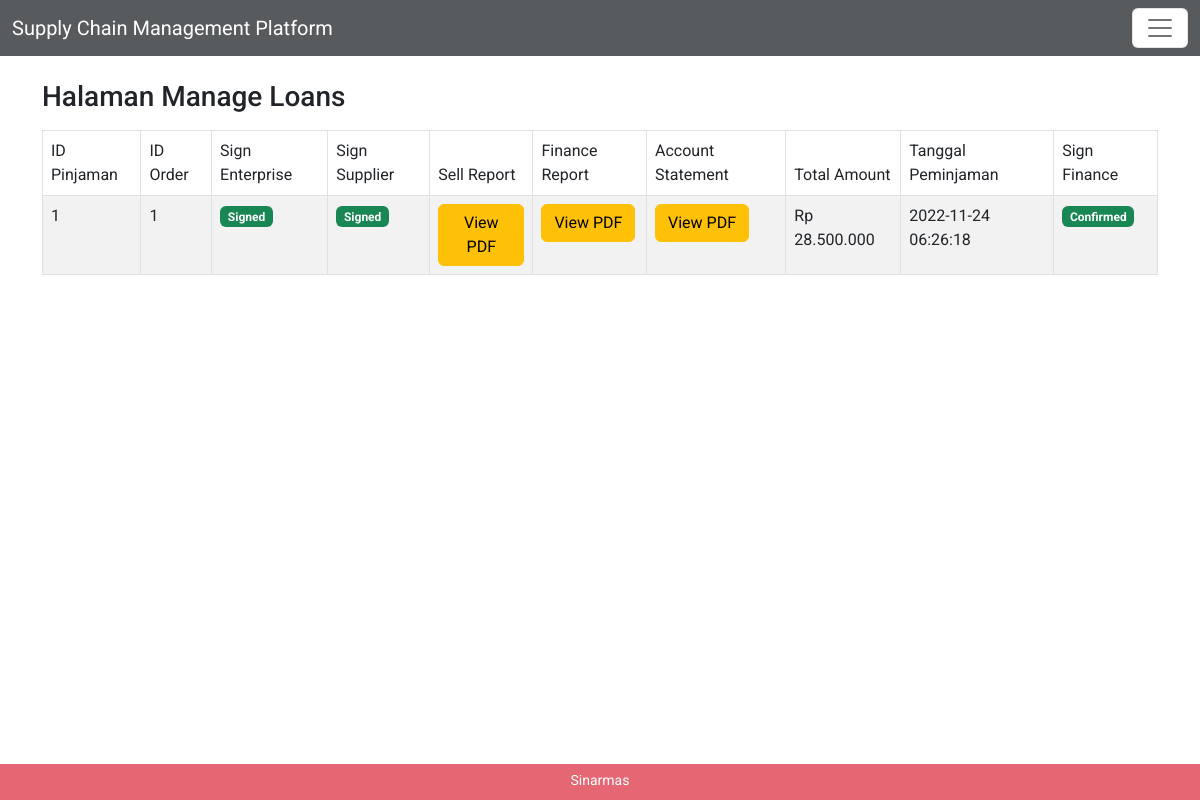
Page /finance on the earlier database version.
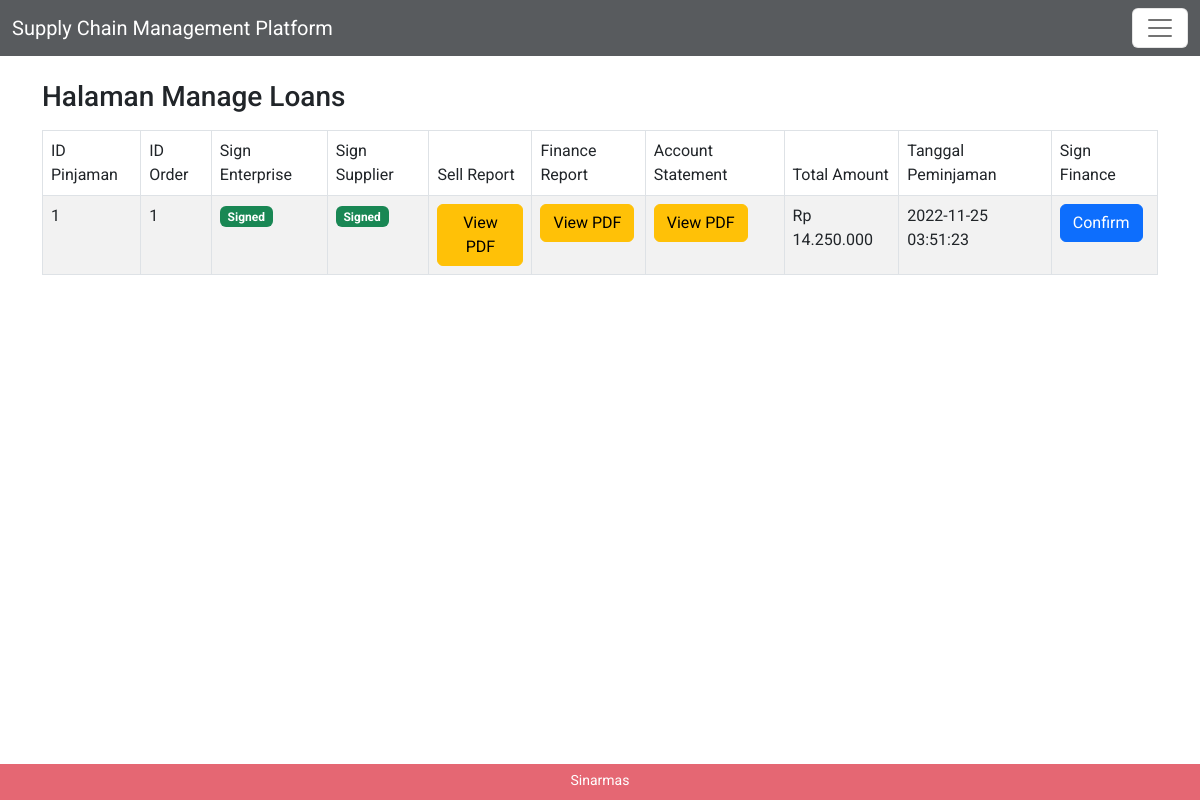
Same page on the later database version.
### app.py (models this page shows, shortened)
class ApplyLoan(db.Model):
    id = db.Column(db.Integer, primary_key=True)
    sell_report_path = db.Column(db.String(100))
    finance_report_path = db.Column(db.String(100))
    account_statement_path = db.Column(db.String(100))
    sign_finance = db.Column(db.String(100))
    created_at = db.Column(db.DateTime, server_default=db.func.now())
    updated_at = db.Column(db.DateTime, server_default=db.func.now(), server_onupdate=db.func.now())
    order = db.relationship('Order',backref='apply_loan',uselist=False,lazy=True,cascade=None)
    pay_installment = db.relationship('PayInstallment',backref='apply_loan')

class Order(db.Model):
    id = db.Column(db.Integer, primary_key=True)
    enterprise_id = db.Column(db.Integer,db.ForeignKey('enterprise.id'))
    item_id = db.Column(db.Integer,db.ForeignKey('item.id'))
    supplier_id = db.Column(db.Integer,db.ForeignKey('supplier.id'))
    applyloan_id = db.Column(db.Integer,db.ForeignKey('apply_loan.id'))
    item_count = db.Column(db.Integer)
    payment_type_id = db.Column(db.Integer,db.ForeignKey('payment_type.id'))
    sign_supplier = db.Column(db.String(100))
    sign_enterprise = db.Column(db.String(100))
    upload_voucher = db.Column(db.String(100))
    total_discount = db.Column(db.Integer)
    total_price = db.Column(db.Integer)
    created_at = db.Column(db.DateTime, default=datetime.now)
    updated_at = db.Column(db.DateTime, default=datetime.now, onupdate=datetime.now)

### app.py (the view)
@app.route('/finance')
def index_finance():
    url = urlparse(request.referrer)
    if url.path == '/enterprise' or url.path == '/supplier':
        return render_template("common/failed.html")
    data = ApplyLoan.query.all()
    return render_template('finance/index.html',
        loans = data
    )

### templates/finance/index.html (shortened to what this page needs)
{% extends "layout.html" %} {% block body %}
<div class="container">
  <div class="row">
    <h3 class="mb-3">Halaman Manage Loans</h3>
    <div class="col-md-12">
      <div class="table-responsive">
        <table class="table table-striped table-bordered" id="finance_scf_datatable" style="width: 100%">
          <thead>
            <tr>
              <td>ID Pinjaman</td>
              <td>ID Order</td>
              <td>Sign Enterprise</td>
              <td>Sign Supplier</td>
              <td>Sell Report</td>
              <td>Finance Report</td>
              <td>Account Statement</td>
              <td>Total Amount</td>
              <td>Tanggal Peminjaman</td>
              <td>Sign Finance</td>
            </tr>
          </thead>
          <tbody>
            {% for l in loans %}
            <tr>
              <td>{{l.id}}</td>
              <td>{{l.order.id}}</td>
              <td>
                {%if l.order.sign_enterprise != None %}
                <span class="badge bg-success">Signed</span>
                {%else%}
                <span class="badge bg-danger">Not Sign</span>
                {%endif%}
              </td>
              <td>
                {%if l.order.sign_supplier != None %}
                <span class="badge bg-success">Signed</span>
                {%else%}
                <span class="badge bg-danger">Not Sign</span>
                {%endif%}
              </td>
              <td>
                <a href="{{ l.sell_report_path }}" target="_blank">
                  <button class="btn btn-warning">
                    View PDF
                  </button>
                </a>
              </td>
              <td>
                <a href="{{ l.finance_report_path }}" target="_blank">
                  <button class="btn btn-warning">
                    View PDF
                  </button>
                </a>
              </td>
              <td>
                <a href="{{ l.account_statement_path }}" target="_blank">
                  <button class="btn btn-warning">
                    View PDF
                  </button>
                </a>
              </td>
              <td>
                {%if  l.order.total_price != None %}
                Rp {{ '{:,}'.format(l.order.total_price).replace(',','.') }}
                {%else%}
                0
                {%endif%}
              </td>
              <td>{{l.created_at}}</td>
              {% if l.order.sign_enterprise == None and l.order.sign_supplier == None %}
              <td><span class="badge bg-danger">Not Available</span></td>
              {% elif l.sign_finance == None and l.order.sign_enterprise != None and l.order.sign_supplier != None %}
              <td>
                <a data-bs-toggle="modal" data-bs-target="#confirmationSignFinanceModal"
                  data-url="{{url_for('confirm_loan_by_finance', loan_id=l.id)}}">
                  <button class="btn btn-primary" id="submit" data-id="{{l.id}}">
                    Confirm
                  </button>
                </a>
              </td>
              {%else%}
              <td><span class="badge bg-success">Confirmed</span></td>
              {%endif%}
            </tr>
            {% endfor %}
          </tbody>
        </table>
      </div>
    </div>
  </div>
</div>
{% endblock %}

### templates/layout.html (shortened to what this page needs)
<!DOCTYPE html>
<html lang="en">
<head>
  <link rel="stylesheet" href="{{url_for('static', filename='vendor/bootstrap-5.2.2/css/bootstrap.min.css')}}">
  <link rel="stylesheet" href="{{url_for('static', filename='vendor/datatables/datatables.min.css')}}">
  <link rel="stylesheet" href="{{url_for('static', filename='css/custom.css')}}">
</head>
<body class="m-0 p-0">
  <nav class="navbar bg-dark bg-opacity-75 sticky-top">
    <div class="container-fluid">
      <a class="navbar-brand text-white" href="/">Supply Chain Management Platform</a>
      <button class="navbar-toggler bg-white" type="button" data-bs-toggle="offcanvas" data-bs-target="#offcanvasNavbar"
        aria-controls="offcanvasNavbar">
        <span class="navbar-toggler-icon"></span>
      </button>
    </div>
  </nav>
  <div class="container-fluid pt-4 mb-3 pb-5">
    {% block body %}
    {% endblock %}
  </div>
  <div class="fixed-bottom container-fluid bg-danger bg-opacity-75 text-center pt-1 pb-2" style="bottom: 0;">
    <small class="text-white">Sinarmas</small>
  </div>
</body>
</html>

### static/css/custom.css (style rules this page uses)
body { font-family: "Roboto", sans-serif; margin-top:20px }

Differences in the rows shown:
changed ApplyLoan id 1: created_at "2022-11-24 06:26:18" → "2022-11-25 03:51:23"; text "Confirmed" → "Confirm"
changed Order: total_price "28.500.000" → "14.250.000"
